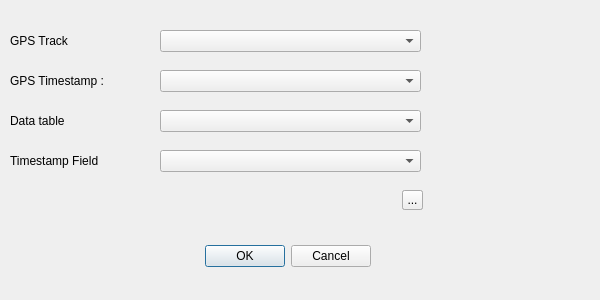
<ui version="4.0" >
 <class>TrackInterpolatorDialogBase</class>
 <widget class="QDialog" name="TrackInterpolatorDialogBase" >
  <property name="geometry" >
   <rect>
    <x>0</x>
    <y>0</y>
    <width>600</width>
    <height>300</height>
   </rect>
  </property>
  <property name="windowTitle" >
   <string>Track Interpolator</string>
  </property>
  <widget class="QDialogButtonBox" name="button_box" >
   <property name="geometry" >
    <rect>
     <x>30</x>
     <y>240</y>
     <width>341</width>
     <height>32</height>
    </rect>
   </property>
   <property name="orientation" >
    <enum>Qt::Horizontal</enum>
   </property>
   <property name="standardButtons" >
    <set>QDialogButtonBox::Cancel|QDialogButtonBox::Ok</set>
   </property>
  </widget>
  
  <widget class="QComboBox" name="comboBox">
    <property name="geometry">
     <rect>
      <x>160</x>
      <y>30</y>
      <width>261</width>
      <height>22</height>
     </rect>
    </property>
   </widget>

   <widget class="QComboBox" name="tableDataBox">
    <property name="geometry">
     <rect>
      <x>160</x>
      <y>110</y>
      <width>261</width>
      <height>22</height>
     </rect>
    </property>
   </widget>
   
   <widget class="QComboBox" name="tableFieldBox">
    <property name="geometry">
     <rect>
      <x>160</x>
      <y>150</y>
      <width>261</width>
      <height>22</height>
     </rect>
    </property>
   </widget>

   <widget class="QLabel" name="field1">
    <property name="geometry">
     <rect>
      <x>10</x>
      <y>70</y>
      <width>120</width>
      <height>21</height>
     </rect>
    </property>
    <property name="text">
     <string>GPS Timestamp :</string>
    </property>
   </widget>

   <widget class="QComboBox" name="fieldBox">
    <property name="geometry">
     <rect>
      <x>160</x>
      <y>70</y>
      <width>261</width>
      <height>22</height>
     </rect>
    </property>
   </widget>

   <widget class="QToolButton" name="toolButton">
    <property name="geometry">
     <rect>
      <x>402</x>
      <y>190</y>
      <width>21</width>
      <height>20</height>
     </rect>
    </property>
    <property name="text">
     <string>...</string>
    </property>
   </widget>
   <widget class="QLabel" name="label">
    <property name="geometry">
     <rect>
      <x>10</x>
      <y>30</y>
      <width>120</width>
      <height>21</height>
     </rect>
    </property>
    <property name="text">
     <string>GPS Track</string>
    </property>
   </widget>
   <widget class="QLabel" name="labelTable">
    <property name="geometry">
     <rect>
      <x>10</x>
      <y>110</y>
      <width>120</width>
      <height>21</height>
     </rect>
    </property>
    <property name="text">
     <string>Data table</string>
    </property>
   </widget>
   <widget class="QLabel" name="labelTableField">
    <property name="geometry">
     <rect>
      <x>10</x>
      <y>150</y>
      <width>120</width>
      <height>21</height>
     </rect>
    </property>
    <property name="text">
     <string>Timestamp Field</string>
    </property>
   </widget>
 
   
   <widget class="QToolButton" name="toolButton">
    <property name="geometry">
     <rect>
      <x>402</x>
      <y>190</y>
      <width>21</width>
      <height>20</height>
     </rect>
    </property>
    <property name="text">
     <string>...</string>
    </property>
   </widget>
   
 </widget>
 <resources/>
 <connections>
  <connection>
   <sender>button_box</sender>
   <signal>accepted()</signal>
   <receiver>TrackInterpolatorDialogBase</receiver>
   <slot>accept()</slot>
   <hints>
    <hint type="source_label" >
     <x>248</x>
     <y>254</y>
    </hint>
    <hint type="destination_label" >
     <x>157</x>
     <y>274</y>
    </hint>
   </hints>
  </connection>
  <connection>
   <sender>button_box</sender>
   <signal>rejected()</signal>
   <receiver>TrackInterpolatorDialogBase</receiver>
   <slot>reject()</slot>
   <hints>
    <hint type="source_label" >
     <x>316</x>
     <y>260</y>
    </hint>
    <hint type="destination_label" >
     <x>286</x>
     <y>274</y>
    </hint>
   </hints>
  </connection>
 </connections>
</ui>
